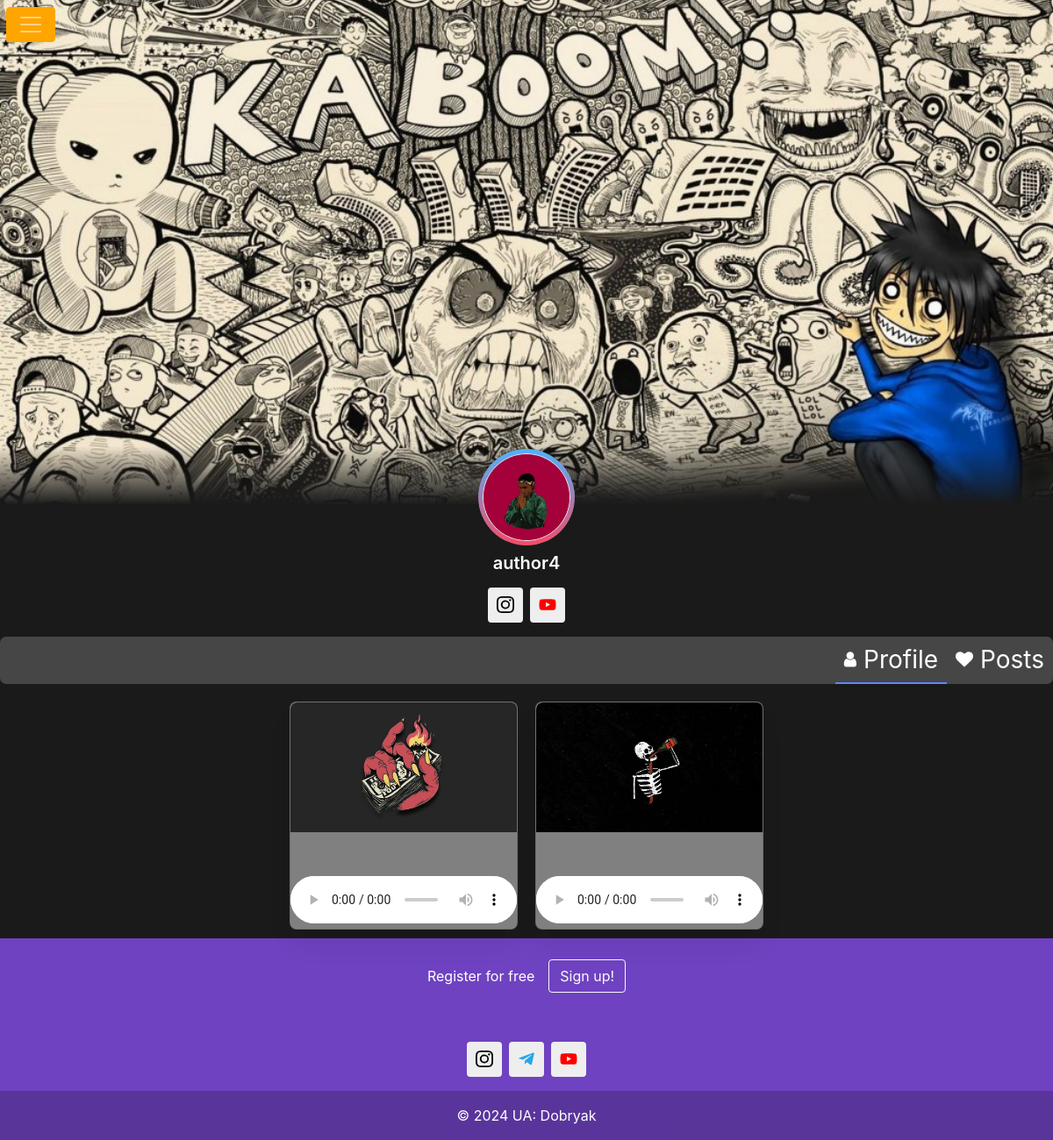
Before: /profile/author4 (signed in) with the older database file.
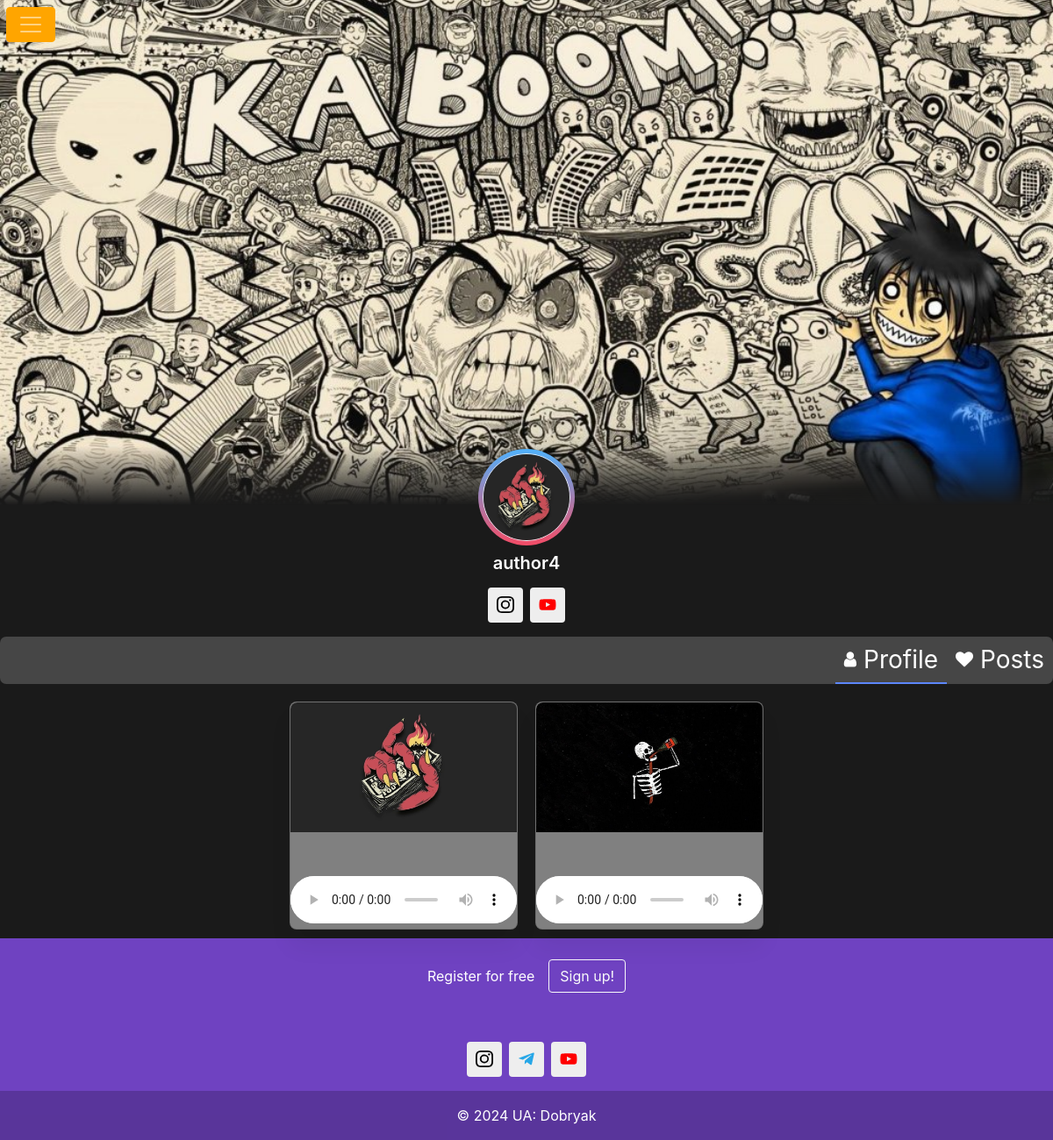
After: the same page with the newer database file.
### tables this page shows
CREATE TABLE user (
        id INTEGER PRIMARY KEY AUTOINCREMENT,
        name text NOT NULL,
        email text NOT NULL,
        login text NOT NULL,
        password text NOT NULL,
        avatar text DEFAULT NULL,
        header text DEFAULT NULL,
        instagram text DEFAULT NULL,
        telegram text DEFAULT NULL,
        facebook text DEFAULT NULL,
        tik_tok text DEFAULT NULL,
        vk DEFAULT NULL,
        youtube DEFAULT NULL
        );

CREATE TABLE users_card (
        login text NOT NULL,
        photo_path TEXT NOT NULL, 
        music_path TEXT NOT NULL, 
        text_beat TEXT NOT NULL,
        genre TEXT NOT NULL,
        bpm INTEGER NOT NULL,
        energy INTEGER NOT NULL,
        joy INTEGER NOT NULL,
        mood INTEGER NOT NULL,
        tags TEXT NOT NULL
    );

### main.py (the view)
@app.route("/profile/<username>")
@login_required
def profile(username):
    posts = dbase.getCardBeat(data=username, colum='login')
    user_data = dbase.getUserByLogin(username)
    print(user_data['login'])
    print(user_data['name'])
    print(user_data['id'])
    post_len = len(posts)
    instagram = user_data['instagram']
    telegram = user_data['telegram']
    facebook = user_data['facebook']
    tik_tok = user_data['tik_tok']
    vk = user_data['vk']
    youtube = user_data['youtube']
    print((instagram, telegram, facebook, tik_tok, vk, youtube))
    profile_url = url_for('profile', username=username)
    print(profile_url)
    return render_template(['profile.html','base.html'],
                           is_admin=current_user.is_admin(),
                           posts=posts,
                           post_len=post_len,
                           name=user_data['name'],
                           avatar=user_data['avatar'],
                           header=user_data['header'],
                           username=username,
                           current_user=current_user,
                           instagram=instagram, telegram=telegram,
                           facebook=facebook, tik_tok=tik_tok,
                           vk=vk, youtube=youtube)

### fdb.py (called while the page is built)
    def getUser(self, user_id):
        try:
            self.__cur.execute(f"""
            SELECT * FROM user WHERE id = {user_id} LIMIT 1""")
            res = self.__cur.fetchone()
            if not res:
                print("Пользователь не найден")
                return False
            return res
        except Exception as ex:
            print(ex)
        return False

    def getUserByLogin(self, login):
        self.__cur.execute(f"SELECT * FROM user WHERE login = '{login}' LIMIT 1")
        res = self.__cur.fetchone()
        if not res:
            print("Пользователь не найден")
            return False
        return res

### main.py (called while the page is built)
@login_manager.user_loader
def load_user(user_id):
    print("load_user")
    return UserLogin().fromDB(user_id, dbase)

def connect():
    conn = sqlite3.connect(app.config['DATAB'])
    conn.row_factory = sqlite3.Row
    return conn

def get_db():
    if not hasattr(g, 'link_db'):
        g.link_db = connect()
    return g.link_db

@app.before_request
def before_request():
    global dbase
    db = get_db()
    dbase = FDatabase(db)

### userlogin.py (called while the page is built)
    def fromDB(self, user_id, db):
        self.__user = db.getUser(user_id)
        return self

    def is_admin(self):
        return True if session.get('admin_logged') else False

    def getLogin(self):
        return self.__user['login'] if self.__user else "Без login"

### templates/profile.html (shortened to what this page needs)
{% extends 'base.html' %}
{% block profile%}
<link href="https://maxcdn.bootstrapcdn.com/font-awesome/4.3.0/css/font-awesome.min.css" rel="stylesheet">
<div class="content-container container">
  <div class="card-main overflow-hidden">
    <div class="card-body p-0">
{% if header %}
    <img src="{{ url_for('header', username=username, filename=header) }}" alt="" class="img-fluid">
{% else %}
    <img src="{{ url_for('static', filename='img/default_header.jpg') }}" alt="" class="img-fluid">
{% endif %}
      <div class="row align-items-center" style="padding: 0 20px;
">
        <div class="col-lg-4 order-lg-1 order-2">
        </div>
        <div class="col-lg-4 mt-n3 order-lg-2 order-1">
          <div class="mt-n5">
           <div class="d-flex align-items-center justify-content-center mb-2">
              <div class="linear-gradient d-flex align-items-center justify-content-center rounded-circle" style="width: 110px; height: 110px;">
                  <div class="border border-4 border-white d-flex align-items-center justify-content-center rounded-circle overflow-hidden" style="width: 100px; height: 100px;">
                    {% if avatar %}
                    <img src="{{ url_for('userava', username=username, filename=avatar) }}" alt="" class="w-100 h-100" style="object-fit: cover;">
                    {% else %}
                    <img src="{{ url_for('static', filename='img/default.jpg') }}" alt="" class="w-100 h-100" style="object-fit: cover;">
                    {% endif %}
                  </div>
              </div>
          </div>
            <div class="text-center">
              <h5 class="fs-5 mb-0 fw-semibold">{{ name }}</h5>
            </div>
          </div>
        </div>
      </div>
    <ul class="social-icons">
    {% if instagram %}
        <li><a class="social-icon-instagram" href="{{ instagram }}" title="Instagram" target="_blank" rel="noopener"></a></li>
    {% endif %}
    {% if vk %}
        <li><a class="social-icon-youtube" href="{{ vk }}" title="VK" target="_blank" rel="noopener"></a></li>
    {% endif %}
</ul>
      <ul class="nav nav-pills user-profile-tab justify-content-end mt-2 bg-light-info rounded-2" id="pills-tab" role="tablist" >
    <li class="nav-item" role="presentation">
<a class="nav-link position-relative rounded-0 {% if request.path == url_for('profile', username=username) %}active{% endif %} d-flex align-items-center justify-content-center bg-transparent fs-3 py-6" id="pills-profile-tab" href="{{ url_for('profile', username=username) }}" role="tab" aria-controls="pills-profile" aria-selected="true">
        <i class="fa fa-user me-2 fs-6" style="color: white;"></i>
        <span class="d-none d-md-block" style="color: white;">Profile</span>
    </a>
</li>
<li class="nav-item" role="presentation">
<a class="nav-link position-relative rounded-0 {% if request.path == url_for('show_post', username=username) %}active{% endif %} d-flex align-items-center justify-content-center bg-transparent fs-3 py-6" id="pills-followers-tab" href="{{ url_for('show_post', username=username) }}" role="tab" aria-controls="pills-followers" aria-selected="false" tabindex="-1">
        <i class="fa fa-heart me-2 fs-6" style="color: white;"></i>
        <span class="d-none d-md-block" style="color: white;">Posts</span>
    </a>
</li>
</ul>
    </div>
  </div>
<div class="container_s container">
  {% for post in posts %}
  <div class="card">
    <img src="{{ url_for('uploaded_photo', filename=post.photo_path) }}" alt="Photo">
    <div class="audio-wrapper">
      <audio class="audio-container" controls>
        <source src="{{ url_for('uploaded_audio', filename=post.music_path) }}" type="audio/mpeg">
      </audio>
    </div>
  </div>
  {% endfor %}
</div>
  </div>
{% endblock %}

### templates/base.html (shortened to what this page needs)
<!doctype html>
<html lang="en" xmlns="">
<head>
    <link rel="stylesheet" href="{{ url_for('static', filename='css/main.css') }}">
    <link rel="stylesheet" href="https://cdn.jsdelivr.net/npm/bootstrap@5.3.2/dist/css/bootstrap.min.css">
    <link rel="stylesheet" href="https://stackpath.bootstrapcdn.com/bootstrap/4.5.2/css/bootstrap.min.css">
    <link href="https://cdn.jsdelivr.net/npm/bootstrap-icons@1.7.2/font/bootstrap-icons.css" rel="stylesheet">
      <link rel="stylesheet" href="https://cdn.plyr.io/3.6.8/plyr.css">
        <link rel="stylesheet" href="https://cdn.jsdelivr.net/npm/@yaireo/tagify/dist/tagify.css">
<nav class="navbar navbar-dark fixed-top">
  <div class="container-fluid">
    <button class="navbar-toggler" type="button" data-bs-toggle="offcanvas" data-bs-target="#offcanvasDarkNavbar" aria-controls="offcanvasDarkNavbar" style="background-color: orange; border-color: orange; margin-left: -24px;">
      <span class="navbar-toggler-icon"></span>
    </button>
  </div>
</nav>
</head>
<body>
<div class="content">
{% block profile %}{% endblock %}
</div>
<footer class="text-center text-white footer" style="background-color: #6f42c1;">
    <div class="container p-4 pb-0">
        <section class="">
            <p class="d-flex justify-content-center align-items-center">
                <span class="me-3">Register for free</span>
                <a href="/login" class="btn btn-outline-light btn-rounded" data-mdb-ripple-init>
                    Sign up!
                </a>
            </p>
        </section>
    </div>
    <ul class="social-icons">
        <li><a class="social-icon-instagram" href="https://www.instagram.com/_._dobryak._/" title="..." target="_blank" rel="noopener"></a></li>
        <li><a class="social-icon-telegram" href="https://t.me/dobrychek" title="..." target="_blank" rel="noopener"></a></li>
        <li><a class="social-icon-youtube" href="https://www.youtube.com/channel/UCai7DU0QE9RuqsVEtBMKqbQ" title="..." target="_blank" rel="noopener"></a></li>
    </ul>
    <div class="text-center p-3" style="background-color: rgba(0, 0, 0, 0.2);">
        © 2024 UA:
        <a class="text-white" href="https://mdbootstrap.com/">Dobryak</a>
    </div>
</footer>
</body>
</html>

### static/css/main.css (style rules this page uses)
audio { max-width: 300px; margin-top: 50px; }
body { display: flex; flex-direction: column; min-height: 100vh; }
.content { flex: 1; }
.footer { flex-shrink: 0; }

### templates/base.html (style rules this page uses)
.nav-link { font-size: 24px; }
.social-icons { display: flex; justify-content: center; list-style: none; margin-top: 1rem; margin-bottom: 1rem; padding-left: 0; }
.social-icons>li { margin-left: 0.25rem; margin-right: 0.25rem; }
.social-icons a { position: relative; background-color: #eee; display: block; -webkit-user-select: none; -moz-user-select: none; -ms-user-select: none; user-select: none; transition: background-color .3s ease-in-out; width: 2.5rem; height: 2.5rem; border-radius: .25rem; }
.social-icons a::before { content: ""; position: absolute; width: 1.2rem; height: 1.2rem; left: .65rem; top: .65rem; background: transparent no-repeat center center; background-size: 100% 100%; }

### templates/profile.html (style rules this page uses)
body { background-color: #1a1a1a; color: #fff; }
.content-container { margin-top: -120px !important; }
.container { max-width: 3000px; margin: 0 auto; padding: 0; justify-content: center; }
.container_s { display: flex; flex-wrap: wrap; }
body { padding-top:20px; }
.img-fluid { max-height: 700px; width: 100%; object-fit: cover; mask-image: linear-gradient(to bottom, rgba(255,255,255,1) 90%, rgba(255,255,255,0)); -webkit-mask-image: linear-gradient(to bottom, rgba(255,255,255,1) 90%, rgba(255,255,255,0)); }
.card-main { margin-bottom: 10px; }
.overflow-hidden { overflow: hidden!important; }
.p-0 { padding: 0!important; }
.mt-n5 { margin-top: -3rem!important; }
.linear-gradient { background-image: linear-gradient(#50b2fc,#f44c66); }
.rounded-circle { border-radius: 50%!important; }
.align-items-center { align-items: center!important; }
.justify-content-center { justify-content: center!important; }
.d-flex { display: flex!important; }
.rounded-2 { border-radius: 7px !important; }
.bg-light-info { --bs-bg-opacity: 1; background-color: rgba(70, 70, 70, 1)!important; }
.card { margin-bottom: 30px; }
.position-relative { position: relative!important; }
.border { border: 1px solid #ebf1f6 !important; }
.fs-6 { font-size: 1.25rem!important; }
.mb-2 { margin-bottom: 0.5rem!important; }
a { text-decoration: none; }
.user-profile-tab .nav-item .nav-link.active { color: #5d87ff; border-bottom: 2px solid #5d87ff; }
.nav-pills .nav-link { color: grey; }
.nav-pills .nav-link.active { color: white; }
.nav-pills .nav-link { background-color: grey; border-radius: 10px; padding: 5px 10px; }
.fw-semibold { font-weight: 600!important; }
.card, .bg-light { box-shadow: 0 20px 27px 0 rgb(0 0 0 / 5%); }
img { image-rendering: auto; }
.btn { background-color: #6f42c1; }
.social-icons { display: flex; justify-content: center; list-style: none; margin-top: 1rem; margin-bottom: 1rem; padding-left: 0; }
.social-icons li { margin-right: 5px; }
.social-icons>li { margin-left: 0.25rem; margin-right: 0.25rem; }
.social-icons a { position: relative; background-color: #eee; display: block; -webkit-user-select: none; -moz-user-select: none; -ms-user-select: none; user-select: none; transition: background-color .3s ease-in-out; width: 2.5rem; height: 2.5rem; border-radius: .25rem; }
.social-icons a::before { content: ""; position: absolute; width: 1.2rem; height: 1.2rem; left: .65rem; top: .65rem; background: transparent no-repeat center center; background-size: 100% 100%; }
.card { width: 260px; height: 260px; margin: 10px; overflow: hidden; border-radius: 8px; background-color: grey; }
.card img { width: 260px; height: 210px; object-fit: cover; border-radius: 8px 8px 0 0; display: block; }
.audio-container { width: 100%; }
.audio-wrapper { background-color: grey; border-radius: 0 0 8px 8px; }

Changed rows visible on the page:
changed user "author4": avatar: a different picture
